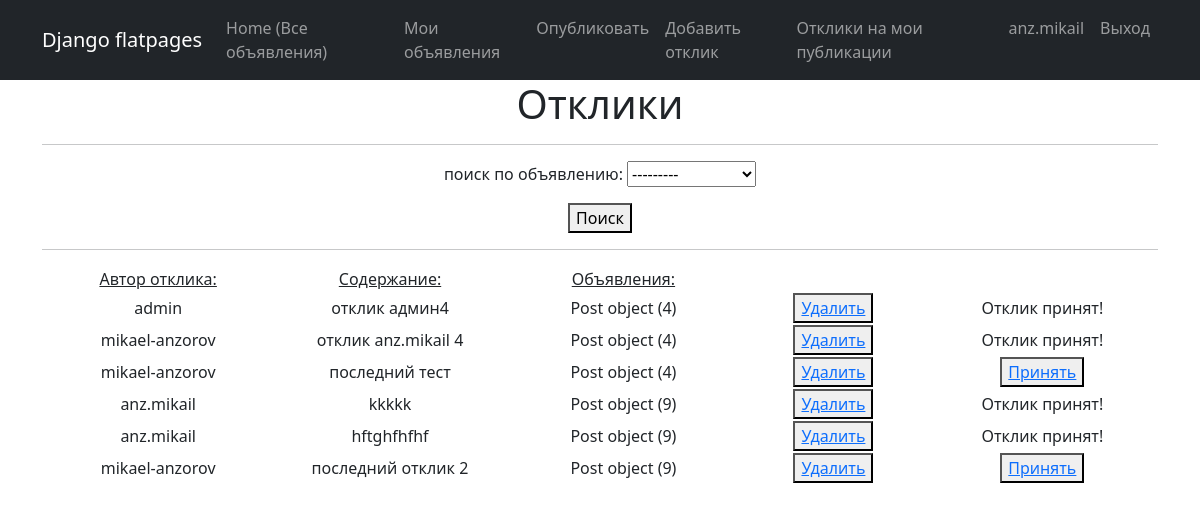
Before: /response/ (signed in) with the older database file.
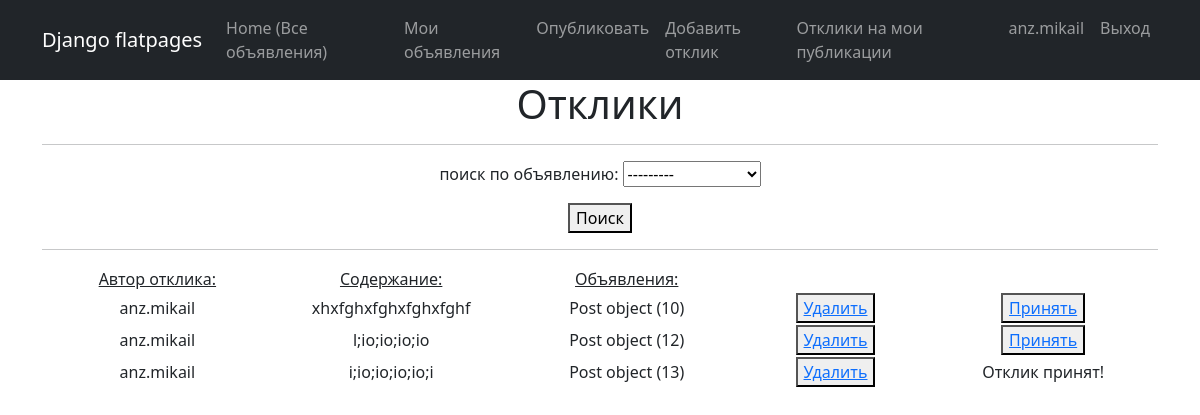
After: the same page with the newer database file.
### app_01/models.py (models this page shows, shortened)
class Response(models.Model):
    author = models.ForeignKey(User, on_delete=models.CASCADE)
    text = models.TextField()
    post = models.ForeignKey(Post, on_delete=models.CASCADE)
    status = models.BooleanField(default=False)

class Post(models.Model):
    TYPE = (
        ('tank', 'Танки'),
        ('heal', 'Хилы'),
        ('dd', 'ДД'),
        ('buyers', 'Торговцы'),
        ('gildemaster', 'Гилдмастеры'),
        ('quest', 'Квестгиверы'),
        ('smith', 'Кузнецы'),
        ('tanner', 'Кожевники'),
        ('potion', 'Зельевары'),
        ('spellmaster', 'Мастер заклинаний'),
    )
    author = models.ForeignKey(User, on_delete=models.CASCADE)
    title = models.CharField(max_length=20)
    text = RichTextUploadingField(null=True, config_name='default',)
    category = models.CharField(max_length=20, choices=TYPE, default='tank')

### app_01/views.py (the view)
# urls.py: path('response/', ResponseList.as_view(), name='response'),
class ResponseList(LoginRequiredMixin, ListView):
    form_class = ResponseForm
    model = Response
    template_name = 'response.html'
    context_object_name = 'response'
    paginate_by = 10
    def get_context_data(self, **kwargs):
        context = super().get_context_data(**kwargs)
        context['filterset'] = self.filterset
        return context
    def get_queryset(self):
        queryset = super().get_queryset().filter(post__author=self.request.user)
        self.filterset = ResponseFilter(self.request.GET, queryset, request=self.request.user.id)
        return self.filterset.qs

### templates/response.html (shortened to what this page needs)
{% extends 'flatpages/default.html' %}
{% block content %}
<h1>Отклики</h1>
<hr>
<form action="" method="get">
    {{ filterset.form.as_p }}
    <button type="submit">Поиск</button>
</form>
<hr>
{% if response%}
    <table style="margin-left: 1px; margin-rith: ;">
        <tr>
            <td style="width: 200px"><u>Автор отклика:</u></td>
            <td style="width: 200px"><u>Содержание:</u></td>
            <td style="width: 200px"><u>Объявления:</u></td>
        </tr>
        {% for re in response %}
        <tr>
            <td style="width: 250px">{{re.author}}</td>
            <td style="width: 250px">{{re.text|truncatechars:20}}</td>
            <td style="width: 250px">{{re.post}}</td>
            <td style="width: 200px"><button type="submit"><a href={% url 'response_delete' re.id%}> Удалить </a></button></td>
            {% if re.status == False %}
            <td style="width: 250px"><button type="submit"><a href={% url 'response_status' re.id %}>Принять</a></button> </td>
            {% else %}
            <td style="width: 250px">Отклик принят!</td>
            {% endif %}
        </tr>
        {% endfor %}
    </table>
{% else %}
    <h2>Откликов нет!</h2>
{% endif %}
{% endblock content %}

Changed rows visible on the page:
removed Response: author "admin", text "отклик админ4", post "Post object (4)", status "Отклик принят!"
removed Response: author "mikael-anzorov", text "отклик anz.mikail 4", post "Post object (4)", status "Отклик принят!"
removed Response: author "mikael-anzorov", text "последний тест", post "Post object (4)", status "Принять"
removed Response: author "anz.mikail", text "kkkkk", post "Post object (9)", status "Отклик принят!"
removed Response: author "anz.mikail", text "hftghfhfhf", post "Post object (9)", status "Отклик принят!"
removed Response: author "mikael-anzorov", text "последний отклик 2", post "Post object (9)", status "Принять"
added Response: author "anz.mikail", text "xhxfghxfghxfghxfghf", post "Post object (10)", status "Принять"
added Response: author "anz.mikail", text "l;io;io;io;io", post "Post object (12)", status "Принять"
added Response: author "anz.mikail", text "i;io;io;io;io;i", post "Post object (13)", status "Отклик принят!"
